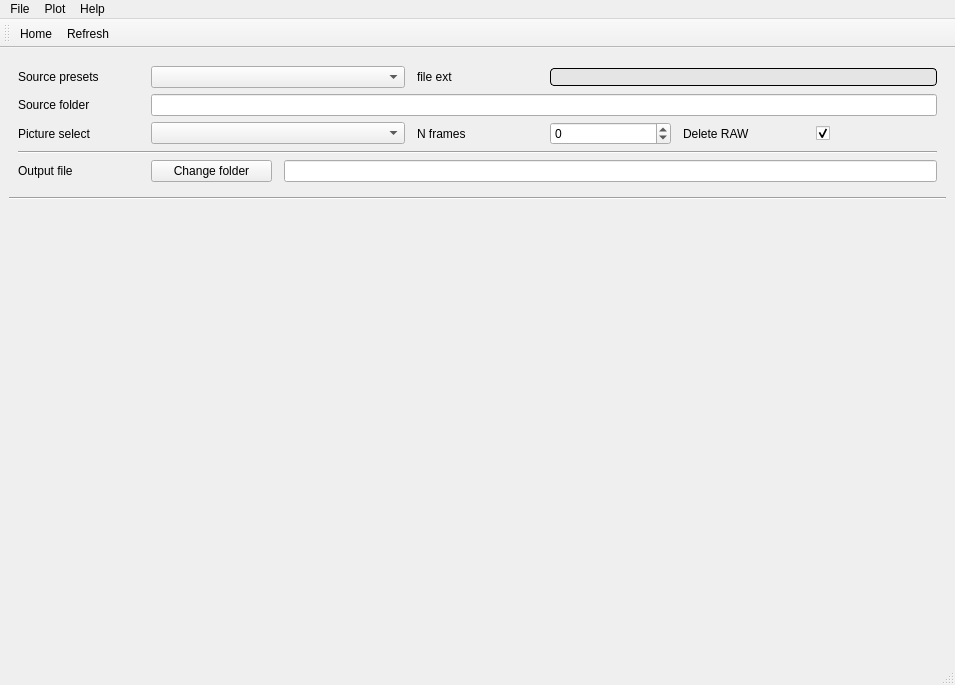
<?xml version="1.0" encoding="UTF-8"?>
<ui version="4.0">
 <class>MainWindow</class>
 <widget class="QMainWindow" name="MainWindow">
  <property name="geometry">
   <rect>
    <x>0</x>
    <y>0</y>
    <width>955</width>
    <height>685</height>
   </rect>
  </property>
  <property name="windowTitle">
   <string>ELENA</string>
  </property>
  <property name="windowIcon">
   <iconset>
    <normaloff>:/basic-ui/icons/111267-basic-ui/svg/eye-close-up.svg</normaloff>:/basic-ui/icons/111267-basic-ui/svg/eye-close-up.svg</iconset>
  </property>
  <property name="toolTip">
   <string/>
  </property>
  <property name="documentMode">
   <bool>false</bool>
  </property>
  <widget class="QWidget" name="mainWindowContents">
   <layout class="QVBoxLayout" name="verticalLayout">
    <item>
     <widget class="QWidget" name="inputWidget" native="true">
      <property name="sizePolicy">
       <sizepolicy hsizetype="Preferred" vsizetype="Fixed">
        <horstretch>0</horstretch>
        <verstretch>0</verstretch>
       </sizepolicy>
      </property>
      <layout class="QGridLayout" name="gridLayout">
       <property name="horizontalSpacing">
        <number>12</number>
       </property>
       <property name="verticalSpacing">
        <number>6</number>
       </property>
       <item row="0" column="0">
        <widget class="QLabel" name="sourcePresetsLabel">
         <property name="text">
          <string>Source presets</string>
         </property>
        </widget>
       </item>
       <item row="5" column="0">
        <widget class="QLabel" name="outputLabel">
         <property name="text">
          <string>Output file</string>
         </property>
        </widget>
       </item>
       <item row="3" column="5">
        <widget class="QLabel" name="deleteRawLabel">
         <property name="text">
          <string>Delete RAW</string>
         </property>
        </widget>
       </item>
       <item row="1" column="0">
        <widget class="QLabel" name="sourceFolderLabel">
         <property name="text">
          <string>Source folder</string>
         </property>
        </widget>
       </item>
       <item row="3" column="0">
        <widget class="QLabel" name="pictureSelectLabel">
         <property name="text">
          <string>Picture select</string>
         </property>
        </widget>
       </item>
       <item row="3" column="6">
        <widget class="QCheckBox" name="deleteRawCheckBox">
         <property name="sizePolicy">
          <sizepolicy hsizetype="Minimum" vsizetype="Fixed">
           <horstretch>0</horstretch>
           <verstretch>0</verstretch>
          </sizepolicy>
         </property>
         <property name="text">
          <string/>
         </property>
         <property name="iconSize">
          <size>
           <width>24</width>
           <height>24</height>
          </size>
         </property>
         <property name="checked">
          <bool>true</bool>
         </property>
        </widget>
       </item>
       <item row="0" column="4" colspan="3">
        <widget class="QLineEdit" name="fileExtLineEdit">
         <property name="styleSheet">
          <string notr="true">QLineEdit {
border: 1px solid rgb(0,0,0);
border-radius: 4px;
background-color: rgb(229, 229, 229)
}</string>
         </property>
         <property name="readOnly">
          <bool>true</bool>
         </property>
        </widget>
       </item>
       <item row="0" column="3">
        <widget class="QLabel" name="fileExtLabel">
         <property name="text">
          <string>file ext</string>
         </property>
        </widget>
       </item>
       <item row="3" column="3">
        <widget class="QLabel" name="nFramesLabel">
         <property name="text">
          <string>N frames</string>
         </property>
        </widget>
       </item>
       <item row="4" column="0" colspan="7">
        <widget class="Line" name="line_2">
         <property name="orientation">
          <enum>Qt::Horizontal</enum>
         </property>
        </widget>
       </item>
       <item row="3" column="4">
        <widget class="QSpinBox" name="nFramesSpinBox">
         <property name="minimum">
          <number>-1</number>
         </property>
        </widget>
       </item>
       <item row="0" column="1" colspan="2">
        <widget class="QComboBox" name="sourcePresetsComboBox">
         <property name="sizePolicy">
          <sizepolicy hsizetype="Preferred" vsizetype="Fixed">
           <horstretch>0</horstretch>
           <verstretch>0</verstretch>
          </sizepolicy>
         </property>
        </widget>
       </item>
       <item row="1" column="1" colspan="6">
        <widget class="QLineEdit" name="sourceFolderLineEdit"/>
       </item>
       <item row="3" column="1" colspan="2">
        <widget class="QComboBox" name="pictureSelectComboBox"/>
       </item>
       <item row="5" column="2" colspan="5">
        <widget class="QLineEdit" name="outputLineEdit"/>
       </item>
       <item row="5" column="1">
        <widget class="QPushButton" name="outFolderPushButton">
         <property name="text">
          <string>Change folder</string>
         </property>
        </widget>
       </item>
      </layout>
     </widget>
    </item>
    <item>
     <widget class="Line" name="line">
      <property name="orientation">
       <enum>Qt::Horizontal</enum>
      </property>
     </widget>
    </item>
    <item>
     <widget class="DisplayQWidget" name="displayWidget" native="true">
      <layout class="QVBoxLayout" name="odLayout"/>
     </widget>
    </item>
   </layout>
  </widget>
  <widget class="QMenuBar" name="menuBar">
   <property name="geometry">
    <rect>
     <x>0</x>
     <y>0</y>
     <width>955</width>
     <height>28</height>
    </rect>
   </property>
   <widget class="QMenu" name="menuFile">
    <property name="title">
     <string>File</string>
    </property>
    <addaction name="actionHome"/>
   </widget>
   <widget class="QMenu" name="menuPlot">
    <property name="title">
     <string>Plot</string>
    </property>
    <addaction name="actionRefresh"/>
   </widget>
   <widget class="QMenu" name="menuHelp">
    <property name="title">
     <string>Help</string>
    </property>
    <addaction name="actionInfo"/>
   </widget>
   <addaction name="menuFile"/>
   <addaction name="menuPlot"/>
   <addaction name="menuHelp"/>
  </widget>
  <widget class="QToolBar" name="toolBar">
   <property name="windowTitle">
    <string>toolBar</string>
   </property>
   <attribute name="toolBarArea">
    <enum>TopToolBarArea</enum>
   </attribute>
   <attribute name="toolBarBreak">
    <bool>false</bool>
   </attribute>
   <addaction name="actionHome"/>
   <addaction name="actionRefresh"/>
  </widget>
  <widget class="QStatusBar" name="statusBar"/>
  <action name="actionHome">
   <property name="text">
    <string>Home</string>
   </property>
  </action>
  <action name="actionRefresh">
   <property name="text">
    <string>Refresh</string>
   </property>
   <property name="shortcut">
    <string>F5</string>
   </property>
  </action>
  <action name="actionInfo">
   <property name="text">
    <string>Info</string>
   </property>
   <property name="shortcut">
    <string>F11</string>
   </property>
  </action>
 </widget>
 <customwidgets>
  <customwidget>
   <class>DisplayQWidget</class>
   <extends>QWidget</extends>
   <header>modules/display.h</header>
   <container>1</container>
  </customwidget>
 </customwidgets>
 <resources/>
 <connections/>
</ui>
